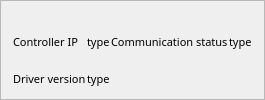
    <widget class="QEFrame" name="qeframe_2">
     <property name="frameShape">
      <enum>QFrame::StyledPanel</enum>
     </property>
     <property name="frameShadow">
      <enum>QFrame::Plain</enum>
     </property>
     <property name="lineWidth">
      <number>5</number>
     </property>
     <layout class="QVBoxLayout" name="verticalLayout_3">
      <item>
       <layout class="QGridLayout" name="gridLayout_4" rowstretch="1,0" columnstretch="1,1,1">
        <property name="leftMargin">
         <number>1</number>
        </property>
        <property name="topMargin">
         <number>1</number>
        </property>
        <property name="rightMargin">
         <number>1</number>
        </property>
        <property name="bottomMargin">
         <number>1</number>
        </property>
        <property name="spacing">
         <number>1</number>
        </property>
        <item row="0" column="1">
         <widget class="QELabel" name="qelabel_40">
          <property name="sizePolicy">
           <sizepolicy hsizetype="Preferred" vsizetype="Preferred">
            <horstretch>0</horstretch>
            <verstretch>0</verstretch>
           </sizepolicy>
          </property>
          <property name="minimumSize">
           <size>
            <width>0</width>
            <height>0</height>
           </size>
          </property>
          <property name="font">
           <font>
            <family>Abyssinica SIL</family>
            <pointsize>8</pointsize>
           </font>
          </property>
          <property name="layoutDirection">
           <enum>Qt::LeftToRight</enum>
          </property>
          <property name="alignment">
           <set>Qt::AlignLeading|Qt::AlignLeft|Qt::AlignVCenter</set>
          </property>
          <property name="variable" stdset="0">
           <string>$(P)ADDRESS_MON</string>
          </property>
          <property name="text">
           <string>type</string>
          </property>
         </widget>
        </item>
        <item row="0" column="0">
         <widget class="QLabel" name="label_38">
          <property name="sizePolicy">
           <sizepolicy hsizetype="Preferred" vsizetype="Preferred">
            <horstretch>0</horstretch>
            <verstretch>0</verstretch>
           </sizepolicy>
          </property>
          <property name="minimumSize">
           <size>
            <width>0</width>
            <height>0</height>
           </size>
          </property>
          <property name="font">
           <font>
            <family>Abyssinica SIL</family>
            <pointsize>8</pointsize>
           </font>
          </property>
          <property name="text">
           <string>Controller IP</string>
          </property>
         </widget>
        </item>
        <item row="1" column="0">
         <widget class="QLabel" name="label_44">
          <property name="sizePolicy">
           <sizepolicy hsizetype="Preferred" vsizetype="Preferred">
            <horstretch>0</horstretch>
            <verstretch>0</verstretch>
           </sizepolicy>
          </property>
          <property name="minimumSize">
           <size>
            <width>0</width>
            <height>0</height>
           </size>
          </property>
          <property name="font">
           <font>
            <family>Abyssinica SIL</family>
            <pointsize>8</pointsize>
           </font>
          </property>
          <property name="text">
           <string>Driver version</string>
          </property>
         </widget>
        </item>
        <item row="1" column="1">
         <widget class="QELabel" name="qelabel_42">
          <property name="sizePolicy">
           <sizepolicy hsizetype="Preferred" vsizetype="Preferred">
            <horstretch>0</horstretch>
            <verstretch>0</verstretch>
           </sizepolicy>
          </property>
          <property name="minimumSize">
           <size>
            <width>0</width>
            <height>0</height>
           </size>
          </property>
          <property name="font">
           <font>
            <family>Abyssinica SIL</family>
            <pointsize>8</pointsize>
           </font>
          </property>
          <property name="layoutDirection">
           <enum>Qt::LeftToRight</enum>
          </property>
          <property name="alignment">
           <set>Qt::AlignLeading|Qt::AlignLeft|Qt::AlignVCenter</set>
          </property>
          <property name="variable" stdset="0">
           <string>$(P)DRIVER_MON</string>
          </property>
          <property name="text">
           <string>type</string>
          </property>
         </widget>
        </item>
        <item row="0" column="2">
         <layout class="QHBoxLayout" name="horizontalLayout_9">
          <item>
           <widget class="QLabel" name="label_45">
            <property name="sizePolicy">
             <sizepolicy hsizetype="Preferred" vsizetype="Preferred">
              <horstretch>0</horstretch>
              <verstretch>0</verstretch>
             </sizepolicy>
            </property>
            <property name="minimumSize">
             <size>
              <width>0</width>
              <height>0</height>
             </size>
            </property>
            <property name="font">
             <font>
              <family>Abyssinica SIL</family>
              <pointsize>8</pointsize>
             </font>
            </property>
            <property name="text">
             <string>Communication status</string>
            </property>
           </widget>
          </item>
          <item>
           <widget class="QELabel" name="qelabel_43">
            <property name="sizePolicy">
             <sizepolicy hsizetype="Preferred" vsizetype="Preferred">
              <horstretch>0</horstretch>
              <verstretch>0</verstretch>
             </sizepolicy>
            </property>
            <property name="minimumSize">
             <size>
              <width>0</width>
              <height>0</height>
             </size>
            </property>
            <property name="font">
             <font>
              <family>Abyssinica SIL</family>
              <pointsize>8</pointsize>
             </font>
            </property>
            <property name="layoutDirection">
             <enum>Qt::LeftToRight</enum>
            </property>
            <property name="alignment">
             <set>Qt::AlignLeading|Qt::AlignLeft|Qt::AlignVCenter</set>
            </property>
            <property name="variable" stdset="0">
             <string>$(P)COMMERR_STATUS</string>
            </property>
            <property name="text">
             <string>type</string>
            </property>
           </widget>
          </item>
         </layout>
        </item>
       </layout>
      </item>
     </layout>
    </widget>
